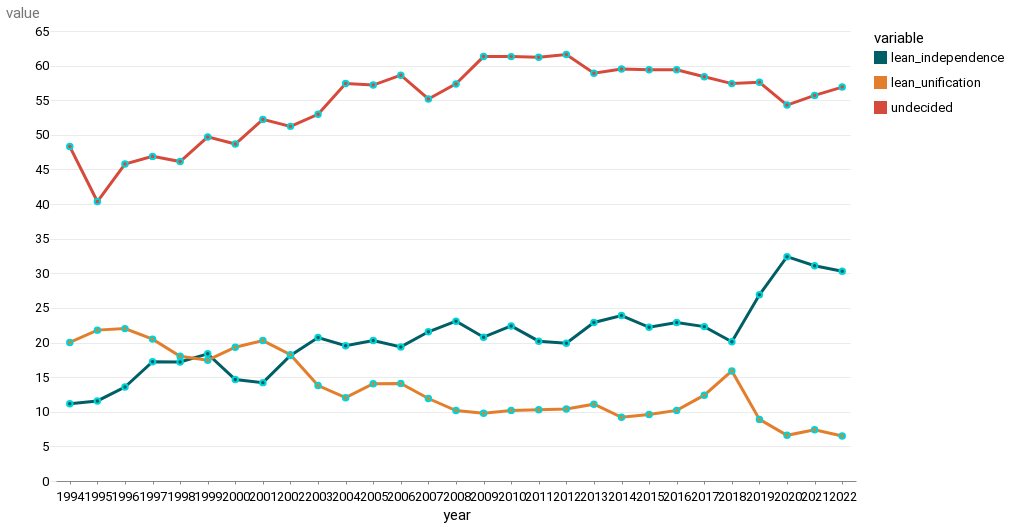

Source (notebook cell):
### Code cell
alt.Chart(unif_ind_slim_long).mark_line(point=True).encode(
    x=alt.X("year:O"), y="value", color=alt.Color("variable:N")
)

### Figure 1 — Vega-Lite specification as saved in the notebook (floating-point values rounded to 4 significant figures)
{"config": {"view": {"width": 800, "height": 450, "strokeOpacity": 0}, "background": "#ffffff", "title": {"anchor": "start", "font": "Summit Sans", "fontColor": "palette[\"black\"]", "fontSize": 18, "fontWeight": "normal"}, "arc": {"fill": "#00d4d8"}, "area": {"fill": "#00d4d8"}, "line": {"stroke": "#00d4d8", "strokeWidth": 3}, "path": {"stroke": "#00d4d8"}, "rect": {"fill": "#00d4d8"}, "shape": {"stroke": "#00d4d8"}, "bar": {"fill": "#00d4d8"}, "point": {"stroke": "#00d4d8"}, "symbol": {"fill": "#00d4d8", "size": 30}, "axis": {"titleFont": "Roboto", "titleFontSize": 15, "titleFontWeight": "normal", "labelFont": "Roboto, sans", "labelFontSize": 13, "labelFontWeight": "normal"}, "axisX": {"labelAngle": 0, "labelPadding": 6, "tickSize": 3, "grid": false}, "axisY": {"labelBaseline": "middle", "maxExtent": 45, "minExtent": 45, "titleAlign": "left", "titleAngle": 0, "titleX": -45, "titleY": -11, "domainOpacity": 0, "gridWidth": 0.6, "gridColor": "#dddddd", "offset": 6, "tickSize": 0, "titleColor": "#767676"}, "legend": {"titleFont": "Roboto", "titleFontSize": 15, "titleFontWeight": "normal", "symbolType": "square", "labelFont": "Roboto, sans", "labelFontSize": 13}, "range": {"category": ["#005f66", "#e37e2d", "#d64a3b", "#76b0ef", "#c1bc40"], "diverging": ["#e68a4f", "#f4bb6a", "#f9e39c", "#dadfe2", "#a6b7c6", "#849eae"], "heatmap": ["#7ff6f6", "#00eeef", "#00d4d8", "#00abb2", "#00848b", "#fbf2c7", "#00363d"], "ordinal": ["#7ff6f6", "#00eeef", "#00d4d8", "#00abb2", "#00848b", "#fbf2c7", "#00363d"], "ramp": ["#7ff6f6", "#00eeef", "#00d4d8", "#00abb2", "#00848b", "#fbf2c7", "#00363d"]}}, "data": {"name": "data-2ff6fe51a4905b728598bed3c07acee8"}, "mark": {"type": "line", "point": true}, "encoding": {"color": {"field": "variable", "type": "nominal"}, "x": {"field": "year", "type": "ordinal"}, "y": {"field": "value", "type": "quantitative"}}, "$schema": "https://vega.github.io/schema/vega-lite/v4.17.0.json", "datasets": {"data-2ff6fe51a4905b728598bed3c07acee8": [{"year": "1994", "variable": "lean_independence", "value": 11.17}, {"year": "1995", "variable": "lean_independence", "value": 11.57}, {"year": "1996", "variable": "lean_independence", "value": 13.58}, {"year": "1997", "variable": "lean_independence", "value": 17.22}, {"year": "1998", "variable": "lean_independence", "value": 17.19}, {"year": "1999", "variable": "lean_independence", "value": 18.37}, {"year": "2000", "variable": "lean_independence", "value": 14.65}, {"year": "2001", "variable": "lean_independence", "value": 14.21}, {"year": "2002", "variable": "lean_independence", "value": 18.12}, {"year": "2003", "variable": "lean_independence", "value": 20.72}, {"year": "2004", "variable": "lean_independence", "value": 19.53}, {"year": "2005", "variable": "lean_independence", "value": 20.28}, {"year": "2006", "variable": "lean_independence", "value": 19.37}, {"year": "2007", "variable": "lean_independence", "value": 21.56}, {"year": "2008", "variable": "lean_independence", "value": 23.08}, {"year": "2009", "variable": "lean_independence", "value": 20.77}, {"year": "2010", "variable": "lean_independence", "value": 22.4}, {"year": "2011", "variable": "lean_independence", "value": 20.2}, {"year": "2012", "variable": "lean_independence", "value": 19.9}, {"year": "2013", "variable": "lean_independence", "value": 22.9}, {"year": "2014", "variable": "lean_independence", "value": 23.9}, {"year": "2015", "variable": "lean_independence", "value": 22.2}, {"year": "2016", "variable": "lean_independence", "value": 22.9}, {"year": "2017", "variable": "lean_independence", "value": 22.3}, {"year": "2018", "variable": "lean_independence", "value": 20.1}, {"year": "2019", "variable": "lean_independence", "value": 26.9}, {"year": "2020", "variable": "lean_independence", "value": 32.4}, {"year": "2021", "variable": "lean_independence", "value": 31.1}, {"year": "2022", "variable": "lean_independence", "value": 30.3}, {"year": "1994", "variable": "lean_unification", "value": 20.02}, {"year": "1995", "variable": "lean_unification", "value": 21.79}, {"year": "1996", "variable": "lean_unification", "value": 22.01}, {"year": "1997", "variable": "lean_unification", "value": 20.49}, {"year": "1998", "variable": "lean_unification", "value": 18.0}, {"year": "1999", "variable": "lean_unification", "value": 17.46}, {"year": "2000", "variable": "lean_unification", "value": 19.33}, {"year": "2001", "variable": "lean_unification", "value": 20.28}, {"year": "2002", "variable": "lean_unification", "value": 18.23}, {"year": "2003", "variable": "lean_unification", "value": 13.78}, {"year": "2004", "variable": "lean_unification", "value": 12.04}, {"year": "2005", "variable": "lean_unification", "value": 14.06}, {"year": "2006", "variable": "lean_unification", "value": 14.1}, {"year": "2007", "variable": "lean_unification", "value": 11.91}, {"year": "2008", "variable": "lean_unification", "value": 10.17}, {"year": "2009", "variable": "lean_unification", "value": 9.8}, {"year": "2010", "variable": "lean_unification", "value": 10.2}, {"year": "2011", "variable": "lean_unification", "value": 10.3}, {"year": "2012", "variable": "lean_unification", "value": 10.4}, {"year": "2013", "variable": "lean_unification", "value": 11.1}, {"year": "2014", "variable": "lean_unification", "value": 9.2}, {"year": "2015", "variable": "lean_unification", "value": 9.6}, {"year": "2016", "variable": "lean_unification", "value": 10.2}, {"year": "2017", "variable": "lean_unification", "value": 12.4}, {"year": "2018", "variable": "lean_unification", "value": 15.9}, {"year": "2019", "variable": "lean_unification", "value": 8.9}, {"year": "2020", "variable": "lean_unification", "value": 6.6}, {"year": "2021", "variable": "lean_unification", "value": 7.4}, {"year": "2022", "variable": "lean_unification", "value": 6.5}, {"year": "1994", "variable": "undecided", "value": 48.3}, {"year": "1995", "variable": "undecided", "value": 40.37}, {"year": "1996", "variable": "undecided", "value": 45.78}, {"year": "1997", "variable": "undecided", "value": 46.89}, {"year": "1998", "variable": "undecided", "value": 46.14}, {"year": "1999", "variable": "undecided", "value": 49.7}, {"year": "2000", "variable": "undecided", "value": 48.67}, {"year": "2001", "variable": "undecided", "value": 52.23}, {"year": "2002", "variable": "undecided", "value": 51.22}, {"year": "2003", "variable": "undecided", "value": 52.97}, {"year": "2004", "variable": "undecided", "value": 57.41}, {"year": "2005", "variable": "undecided", "value": 57.19}, {"year": "2006", "variable": "undecided", "value": 58.62}, {"year": "2007", "variable": "undecided", "value": 55.18}, {"year": "2008", "variable": "undecided", "value": 57.36}, {"year": "2009", "variable": "undecided", "value": 61.31}, {"year": "2010", "variable": "undecided", "value": 61.3}, {"year": "2011", "variable": "undecided", "value": 61.2}, {"year": "2012", "variable": "undecided", "value": 61.6}, {"year": "2013", "variable": "undecided", "value": 58.9}, {"year": "2014", "variable": "undecided", "value": 59.5}, {"year": "2015", "variable": "undecided", "value": 59.4}, {"year": "2016", "variable": "undecided", "value": 59.4}, {"year": "2017", "variable": "undecided", "value": 58.4}, {"year": "2018", "variable": "undecided", "value": 57.4}, {"year": "2019", "variable": "undecided", "value": 57.6}, {"year": "2020", "variable": "undecided", "value": 54.3}, {"year": "2021", "variable": "undecided", "value": 55.7}, {"year": "2022", "variable": "undecided", "value": 56.9}]}}
